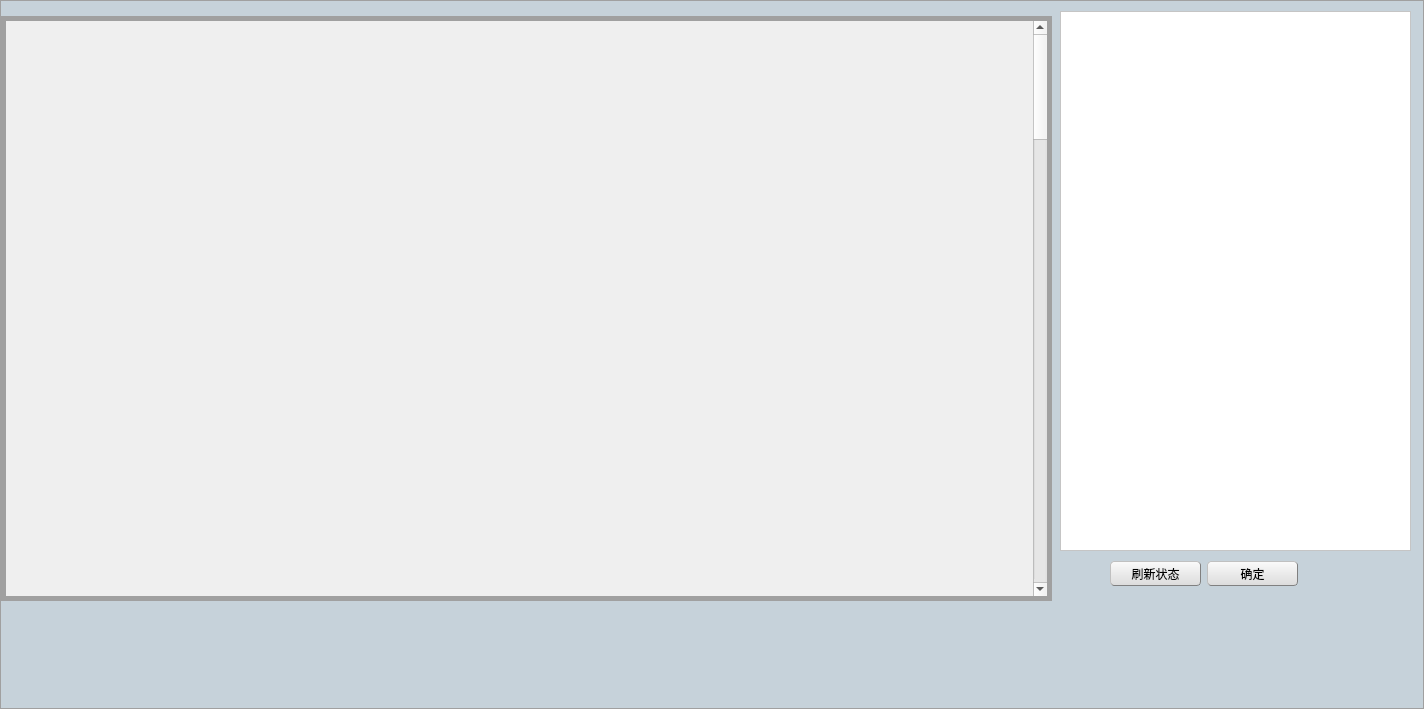
<?xml version="1.0" encoding="UTF-8"?>
<ui version="4.0">
 <class>stationshowfrom</class>
 <widget class="QWidget" name="stationshowfrom">
  <property name="geometry">
   <rect>
    <x>0</x>
    <y>0</y>
    <width>1424</width>
    <height>709</height>
   </rect>
  </property>
  <property name="minimumSize">
   <size>
    <width>1424</width>
    <height>709</height>
   </size>
  </property>
  <property name="maximumSize">
   <size>
    <width>1424</width>
    <height>709</height>
   </size>
  </property>
  <property name="windowTitle">
   <string>Form</string>
  </property>
  <property name="styleSheet">
   <string notr="true">QWidget#stationshowfrom{
background-color: rgb(198, 210, 218);
	border: 1px solid #A0A0A0; /* 边框宽度为1px，颜色为#A0A0A0 */
}</string>
  </property>
  <widget class="QComboBox" name="comboBox">
   <property name="geometry">
    <rect>
     <x>1061</x>
     <y>19</y>
     <width>171</width>
     <height>22</height>
    </rect>
   </property>
   <property name="styleSheet">
    <string notr="true"/>
   </property>
  </widget>
  <widget class="QPushButton" name="pushButton">
   <property name="geometry">
    <rect>
     <x>1240</x>
     <y>20</y>
     <width>111</width>
     <height>20</height>
    </rect>
   </property>
   <property name="styleSheet">
    <string notr="true">QPushButton{background-color: rgb(240, 240, 240);}
QPushButton{border:1px groove gray;border-radius:4px;padding:2px 4px;border-style:outset;}
QPushButton:hover{background-color: rgb(229, 241, 251);color:black}
QPushButton:pressed{background-color: rgb(204, 228, 247);border-style:inset}
QPushButton{background-color: qlineargradient(spread:pad, x1:0, y1:1, x2:0, y2:0, stop:0 rgba(220, 220, 220, 255), stop:1 rgba(250, 250, 250, 255));}
</string>
   </property>
   <property name="text">
    <string>重命名</string>
   </property>
  </widget>
  <widget class="QScrollArea" name="scrollArea">
   <property name="geometry">
    <rect>
     <x>1</x>
     <y>16</y>
     <width>1051</width>
     <height>585</height>
    </rect>
   </property>
   <property name="minimumSize">
    <size>
     <width>1051</width>
     <height>585</height>
    </size>
   </property>
   <property name="maximumSize">
    <size>
     <width>1051</width>
     <height>585</height>
    </size>
   </property>
   <property name="styleSheet">
    <string notr="true">QScrollArea#scrollArea{
border: 5px solid #A0A0A0; /* 边框宽度为1px，颜色为#A0A0A0 */
}

</string>
   </property>
   <property name="widgetResizable">
    <bool>true</bool>
   </property>
   <widget class="Monitor" name="stationweight">
    <property name="geometry">
     <rect>
      <x>0</x>
      <y>0</y>
      <width>1027</width>
      <height>3000</height>
     </rect>
    </property>
    <property name="minimumSize">
     <size>
      <width>0</width>
      <height>3000</height>
     </size>
    </property>
   </widget>
  </widget>
  <widget class="QTreeView" name="treeView">
   <property name="geometry">
    <rect>
     <x>1060</x>
     <y>11</y>
     <width>351</width>
     <height>540</height>
    </rect>
   </property>
   <property name="minimumSize">
    <size>
     <width>351</width>
     <height>540</height>
    </size>
   </property>
   <property name="maximumSize">
    <size>
     <width>351</width>
     <height>540</height>
    </size>
   </property>
   <property name="styleSheet">
    <string notr="true">background-color: rgb(255, 255, 255);
font: 14pt &quot;黑体&quot;;</string>
   </property>
  </widget>
  <widget class="QWidget" name="layoutWidget">
   <property name="geometry">
    <rect>
     <x>1110</x>
     <y>560</y>
     <width>190</width>
     <height>27</height>
    </rect>
   </property>
   <layout class="QHBoxLayout" name="horizontalLayout">
    <item>
     <widget class="QPushButton" name="refresh__btn">
      <property name="minimumSize">
       <size>
        <width>91</width>
        <height>25</height>
       </size>
      </property>
      <property name="maximumSize">
       <size>
        <width>91</width>
        <height>25</height>
       </size>
      </property>
      <property name="styleSheet">
       <string notr="true">QPushButton{background-color: rgb(240, 240, 240);
font: 12pt &quot;黑体&quot;;}
QPushButton{border:1px groove gray;border-radius:4px;padding:2px 4px;border-style:outset;}
QPushButton:hover{background-color: rgb(229, 241, 251);color:black}
QPushButton:pressed{background-color: rgb(204, 228, 247);border-style:inset}
QPushButton{background-color: qlineargradient(spread:pad, x1:0, y1:1, x2:0, y2:0, stop:0 rgba(220, 220, 220, 255), stop:1 rgba(250, 250, 250, 255));}
</string>
      </property>
      <property name="text">
       <string>刷新状态</string>
      </property>
     </widget>
    </item>
    <item>
     <widget class="QPushButton" name="Confirmbtn">
      <property name="minimumSize">
       <size>
        <width>91</width>
        <height>25</height>
       </size>
      </property>
      <property name="maximumSize">
       <size>
        <width>91</width>
        <height>25</height>
       </size>
      </property>
      <property name="styleSheet">
       <string notr="true">QPushButton{background-color: rgb(240, 240, 240);
font: 14pt &quot;黑体&quot;;}
QPushButton{border:1px groove gray;border-radius:4px;padding:2px 4px;border-style:outset;}
QPushButton:hover{background-color: rgb(229, 241, 251);color:black}
QPushButton:pressed{background-color: rgb(204, 228, 247);border-style:inset}
QPushButton{background-color: qlineargradient(spread:pad, x1:0, y1:1, x2:0, y2:0, stop:0 rgba(220, 220, 220, 255), stop:1 rgba(250, 250, 250, 255));}
</string>
      </property>
      <property name="text">
       <string>确定</string>
      </property>
     </widget>
    </item>
   </layout>
  </widget>
 </widget>
 <customwidgets>
  <customwidget>
   <class>Monitor</class>
   <extends>QWidget</extends>
   <header location="global">monitor.h</header>
   <container>1</container>
  </customwidget>
 </customwidgets>
 <resources/>
 <connections/>
</ui>
